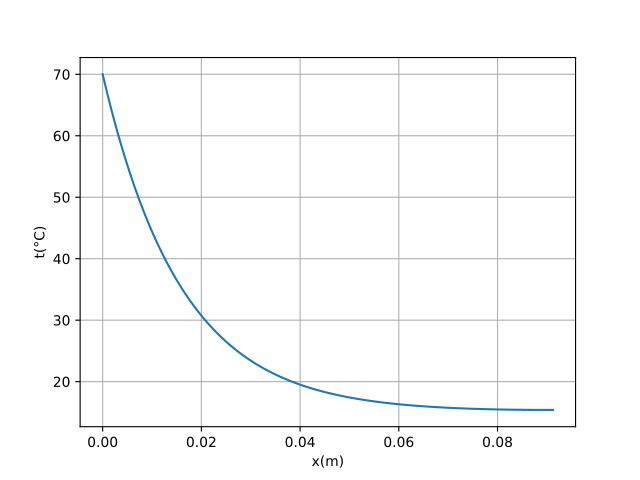

Source code (Python):
from Functions.SteadyStateConduction import fin_tip_efficiency
import numpy as np
from scipy.integrate import solve_bvp
import matplotlib.pyplot as plt
import os

h_i, h_o = 2, 10
d_i, d_o = 25e-3, 30e-3
H = 90e-3
t_f = 15
t_w = 70
lambda_ = 1.3  # 缺少条件，课本并未给出，这里取黏土的导热系数
t_search = 35

r_i, r_o = d_i / 2, d_o / 2
delta = r_o - r_i
H_p = H + delta/2

perimeter = np.pi * d_i + np.pi * d_o
A_c = np.pi * (r_o**2 - r_i**2)
efficiency = fin_tip_efficiency(H_p, perimeter, A_c, lambda_, 1)
area_i = np.pi * d_i * H_p
area_o = np.pi * d_o * H_p
Phi = efficiency * (h_i * area_i + h_o * area_o) * (t_w - t_f)
print(f'手柄传递的热流量为: {Phi:.2f} W')

# # 用scipy的bvp工具求解具体的温度分布
# 记y = t'(x)
# 定义t的导数函数，返回其1阶导数和2阶导数
N = 100


def derivative(x, t):
    k = 4 * (d_o*h_o + d_i*h_i) / (lambda_ * (d_o**2 - d_i**2))
    return np.vstack((t[1], k * (t[0] - t_f)))


# 定义边界条件，t(0) = t_water, t'(L/2) = 0
# 边界条件函数的t_a和t_b参数为边界条件的起始和终止点
def bc(t_a, t_b):
    return np.array([t_a[0] - t_w, t_b[1]])


x = np.linspace(0, H, N)
t = np.zeros((2, x.size))
t[0, 0] = t_w
result = solve_bvp(derivative, bc, x, t)

x_plot = np.linspace(0, H_p, N)
t_plot = result.sol(x_plot)[0]
plt.plot(x_plot, t_plot)
plt.grid()
plt.xlabel('x(m)')
plt.ylabel('t(°C)')
name = os.path.basename(__file__).split(".")[0]
plt.savefig(f'./{name}.pdf')
plt.show()


def find_nearest(array, value):
    array = np.asarray(array)
    idx = (np.abs(array - value)).argmin()
    return idx


arg = find_nearest(t_plot, t_search)
print(f'温度为{t_search}°C的位置离手柄与锅体相接部分{x_plot[arg]:.3f} m')
